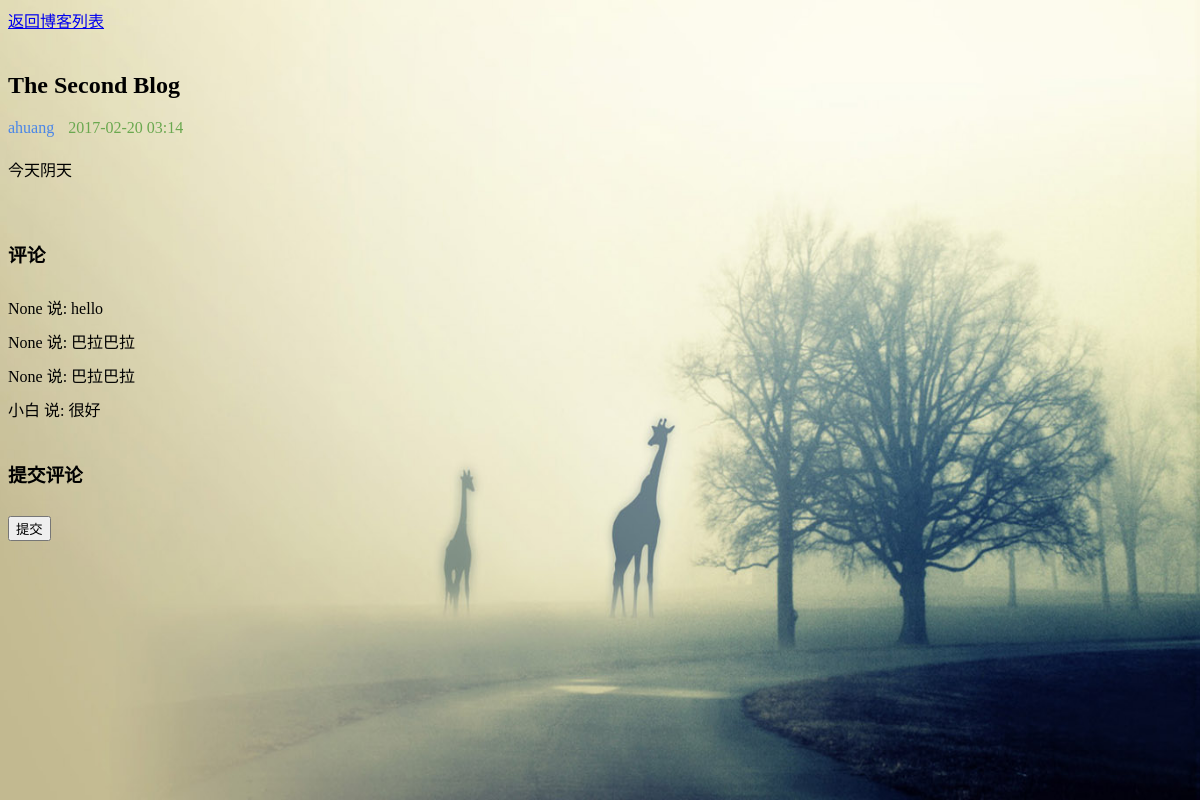
The page /blog/detail/2/ on the database its author committed.
### blog/models.py (models this page shows, shortened)
class BlogPost(models.Model):
    title = models.CharField(max_length=200)
    author = models.CharField(max_length=20, null=True)
    content = models.TextField()
    timestamp = models.DateTimeField()

class Comment(models.Model):
    blog = models.ForeignKey(BlogPost, verbose_name='blog')
    name = models.CharField(max_length=20, null=True)
    content = models.CharField(max_length=200, null=True)
    created = models.DateTimeField(null=True)

### blog/views.py (the view)
# urls.py: url(r'^detail/(\d+)/$', get_detail,
def get_detail(request, blog_id):
    try:
        blog = BlogPost.objects.get(id=blog_id)
    except BlogPost.DoesNotExist:
        raise Http404
    if request.method == 'GET':
        form = CommentForm()
    else:
        form = CommentForm(request.POST)
        if form.is_valid():
            cleaned_data = form.cleaned_data
            cleaned_data['blog'] = blog
            Comment.objects.create(**cleaned_data)
    ctx = {
        'blog': blog,
        'comments': blog.comment_set.all().order_by('-created'),
        'form': form
    }
    return render(request, 'blog-detail.html', ctx)

### blog/templates/blog-detail.html (shortened to what this page needs)
<!DOCTYPE html>
<html lang="en">
<head>
    {% load staticfiles %}
</head>
<body>
    <div class="container">
        <div id="bg">
            {% load staticfiles %}
            <img src="{% static 'image/back.jpg' %}" alt="">
        </div>
        <div class="title">
            <a href="http://172.17.137.176:8000/blog/login/blog-list/">返回博客列表</a>
        </div>
        <div class="content">
            <div class="blog">
                <div class="title">
                    <h2>{{ blog.title }}</h2>
                </div>
                <div class="info">
                    <span class="author" style="color: #4a86e8">{{ blog.author }}</span>
                    <span class="timestamp" style="color: #6aa84f">{{ blog.timestamp|date:"Y-m-d H:i" }}</span>
                </div>
                <div class="summary">
                    {{ blog.content }}
                </div>
            </div>
            <div class="comment">
                <div class="comments-display" style="padding-top: 20px;">
                    <h3>评论</h3>
                    {% for comment in comments %}
                    <div class="comment-field" style="padding-top: 10px;">
                        {{ comment.name }} 说: {{ comment.content }}
                    </div>
                    {% endfor %}
                </div>
                <div class="comment-post" style="padding-top: 20px;">
                    <h3>提交评论</h3>
                    <form action="{% url 'blog_get_detail' blog.id %}" method="post">
                        <button type="submit" style="margin-top: 10px">提交</button>
                    </form>
                </div>
            </div>
        </div>
    </div>
</body>
</html>

### blog/templates/blog-detail.html (style rules this page uses)
.blog { padding: 20px 0px; }
.blog .info span { padding-right: 10px; }
.blog .summary { padding-top: 20px; }
#bg img { position:absolute; left:0; right:0; bottom:0; margin:auto; width:100%; height:100%; z-index:-1; }

### rows shown on the page
BlogPost: title "The Second Blog", author "ahuang", timestamp "2017-02-20 03:14", content "今天阴天"
Comment: name "None", content "hello"
Comment: name "None", content "巴拉巴拉"
Comment: name "None", content "巴拉巴拉"
Comment: name "小白", content "很好"
